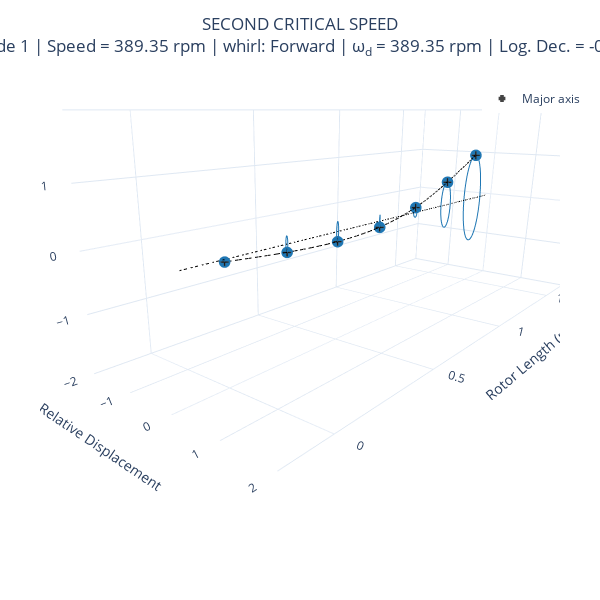

Notebook source saved alongside this figure:
### Code cell
modal = rotor.run_modal(speed=Q_(389.35, "RPM"))
fig = modal.plot_mode_3d(1, frequency_units="rpm", width=600, height=600)
fig.layout.title.text = "SECOND CRITICAL SPEED" + fig.layout.title.text
fig

### Figure 1 — Plotly figure (JSON) as saved in the notebook; plotly's stock layout.template omitted (floating-point values rounded to 4 significant figures; data arrays with more than 128 entries replaced by an {"elided": "..."} marker saying what was removed)
{"data": [{"hovertemplate": "Nodal Position: %{x:.2f}<br>X - Displacement: %{y:.2f}<br>Y - Displacement: %{z:.2f}", "line": {"color": "#1f77b4"}, "mode": "lines", "name": "node 0", "showlegend": false, "type": "scatter3d", "x": {"elided": "350 int values"}, "y": {"elided": "350 float values"}, "z": {"elided": "350 float values"}}, {"hovertemplate": "Nodal Position: %{x:.2f}<br>X - Displacement: %{y:.2f}<br>Y - Displacement: %{z:.2f}", "marker": {"color": "#1f77b4"}, "mode": "markers", "name": "node 0", "showlegend": false, "type": "scatter3d", "x": [0], "y": [-6.919e-14], "z": [-0.03444]}, {"customdata": [[0.03444, 4.712]], "hovertemplate": "Nodal Position: %{x:.2f}<br>Major axis: %{customdata[0]:.2f}<br>Angle: %{customdata[1]:.2f}", "legendgroup": "major_axis", "marker": {"color": "black", "line": {"width": 2}, "size": 4, "symbol": "cross"}, "mode": "markers", "name": "Major axis", "showlegend": true, "type": "scatter3d", "x": [0], "y": [-6.919e-14], "z": [-0.03444]}, {"hovertemplate": "Nodal Position: %{x:.2f}<br>X - Displacement: %{y:.2f}<br>Y - Displacement: %{z:.2f}", "line": {"color": "#1f77b4"}, "mode": "lines", "name": "node 1", "showlegend": false, "type": "scatter3d", "x": {"elided": "350 float values"}, "y": {"elided": "350 float values"}, "z": {"elided": "350 float values"}}, {"hovertemplate": "Nodal Position: %{x:.2f}<br>X - Displacement: %{y:.2f}<br>Y - Displacement: %{z:.2f}", "marker": {"color": "#1f77b4"}, "mode": "markers", "name": "node 1", "showlegend": false, "type": "scatter3d", "x": [0.25], "y": [-7.944e-14], "z": [-0.1321]}, {"customdata": [[0.1321, 4.712]], "hovertemplate": "Nodal Position: %{x:.2f}<br>Major axis: %{customdata[0]:.2f}<br>Angle: %{customdata[1]:.2f}", "legendgroup": "major_axis", "marker": {"color": "black", "line": {"width": 2}, "size": 4, "symbol": "cross"}, "mode": "markers", "name": "Major axis", "showlegend": false, "type": "scatter3d", "x": [0.25], "y": [-7.944e-14], "z": [-0.1321]}, {"hovertemplate": "Nodal Position: %{x:.2f}<br>X - Displacement: %{y:.2f}<br>Y - Displacement: %{z:.2f}", "line": {"color": "#1f77b4"}, "mode": "lines", "name": "node 2", "showlegend": false, "type": "scatter3d", "x": {"elided": "350 float values"}, "y": {"elided": "350 float values"}, "z": {"elided": "350 float values"}}, {"hovertemplate": "Nodal Position: %{x:.2f}<br>X - Displacement: %{y:.2f}<br>Y - Displacement: %{z:.2f}", "marker": {"color": "#1f77b4"}, "mode": "markers", "name": "node 2", "showlegend": false, "type": "scatter3d", "x": [0.5], "y": [-8.722e-14], "z": [-0.1767]}, {"customdata": [[0.1767, 4.712]], "hovertemplate": "Nodal Position: %{x:.2f}<br>Major axis: %{customdata[0]:.2f}<br>Angle: %{customdata[1]:.2f}", "legendgroup": "major_axis", "marker": {"color": "black", "line": {"width": 2}, "size": 4, "symbol": "cross"}, "mode": "markers", "name": "Major axis", "showlegend": false, "type": "scatter3d", "x": [0.5], "y": [-8.722e-14], "z": [-0.1767]}, {"hovertemplate": "Nodal Position: %{x:.2f}<br>X - Displacement: %{y:.2f}<br>Y - Displacement: %{z:.2f}", "line": {"color": "#1f77b4"}, "mode": "lines", "name": "node 3", "showlegend": false, "type": "scatter3d", "x": {"elided": "350 float values"}, "y": {"elided": "350 float values"}, "z": {"elided": "350 float values"}}, {"hovertemplate": "Nodal Position: %{x:.2f}<br>X - Displacement: %{y:.2f}<br>Y - Displacement: %{z:.2f}", "marker": {"color": "#1f77b4"}, "mode": "markers", "name": "node 3", "showlegend": false, "type": "scatter3d", "x": [0.75], "y": [-6.822e-14], "z": [-0.1163]}, {"customdata": [[0.1163, 4.712]], "hovertemplate": "Nodal Position: %{x:.2f}<br>Major axis: %{customdata[0]:.2f}<br>Angle: %{customdata[1]:.2f}", "legendgroup": "major_axis", "marker": {"color": "black", "line": {"width": 2}, "size": 4, "symbol": "cross"}, "mode": "markers", "name": "Major axis", "showlegend": false, "type": "scatter3d", "x": [0.75], "y": [-6.822e-14], "z": [-0.1163]}, {"hovertemplate": "Nodal Position: %{x:.2f}<br>X - Displacement: %{y:.2f}<br>Y - Displacement: %{z:.2f}", "line": {"color": "#1f77b4"}, "mode": "lines", "name": "node 4", "showlegend": false, "type": "scatter3d", "x": {"elided": "350 int values"}, "y": {"elided": "350 float values"}, "z": {"elided": "350 float values"}}, {"hovertemplate": "Nodal Position: %{x:.2f}<br>X - Displacement: %{y:.2f}<br>Y - Displacement: %{z:.2f}", "marker": {"color": "#1f77b4"}, "mode": "markers", "name": "node 4", "showlegend": false, "type": "scatter3d", "x": [1], "y": [-4.23e-14], "z": [0.1004]}, {"customdata": [[0.1004, 1.571]], "hovertemplate": "Nodal Position: %{x:.2f}<br>Major axis: %{customdata[0]:.2f}<br>Angle: %{customdata[1]:.2f}", "legendgroup": "major_axis", "marker": {"color": "black", "line": {"width": 2}, "size": 4, "symbol": "cross"}, "mode": "markers", "name": "Major axis", "showlegend": false, "type": "scatter3d", "x": [1], "y": [-4.23e-14], "z": [0.1004]}, {"hovertemplate": "Nodal Position: %{x:.2f}<br>X - Displacement: %{y:.2f}<br>Y - Displacement: %{z:.2f}", "line": {"color": "#1f77b4"}, "mode": "lines", "name": "node 5", "showlegend": false, "type": "scatter3d", "x": {"elided": "350 float values"}, "y": {"elided": "350 float values"}, "z": {"elided": "350 float values"}}, {"hovertemplate": "Nodal Position: %{x:.2f}<br>X - Displacement: %{y:.2f}<br>Y - Displacement: %{z:.2f}", "marker": {"color": "#1f77b4"}, "mode": "markers", "name": "node 5", "showlegend": false, "type": "scatter3d", "x": [1.25], "y": [9.681e-15], "z": [0.4986]}, {"customdata": [[0.4986, 1.571]], "hovertemplate": "Nodal Position: %{x:.2f}<br>Major axis: %{customdata[0]:.2f}<br>Angle: %{customdata[1]:.2f}", "legendgroup": "major_axis", "marker": {"color": "black", "line": {"width": 2}, "size": 4, "symbol": "cross"}, "mode": "markers", "name": "Major axis", "showlegend": false, "type": "scatter3d", "x": [1.25], "y": [9.681e-15], "z": [0.4986]}, {"hovertemplate": "Nodal Position: %{x:.2f}<br>X - Displacement: %{y:.2f}<br>Y - Displacement: %{z:.2f}", "line": {"color": "#1f77b4"}, "mode": "lines", "name": "node 6", "showlegend": false, "type": "scatter3d", "x": {"elided": "350 float values"}, "y": {"elided": "350 float values"}, "z": {"elided": "350 float values"}}, {"hovertemplate": "Nodal Position: %{x:.2f}<br>X - Displacement: %{y:.2f}<br>Y - Displacement: %{z:.2f}", "marker": {"color": "#1f77b4"}, "mode": "markers", "name": "node 6", "showlegend": false, "type": "scatter3d", "x": [1.5], "y": [5.328e-14], "z": [1]}, {"customdata": [[1, 1.571]], "hovertemplate": "Nodal Position: %{x:.2f}<br>Major axis: %{customdata[0]:.2f}<br>Angle: %{customdata[1]:.2f}", "legendgroup": "major_axis", "marker": {"color": "black", "line": {"width": 2}, "size": 4, "symbol": "cross"}, "mode": "markers", "name": "Major axis", "showlegend": false, "type": "scatter3d", "x": [1.5], "y": [5.328e-14], "z": [1]}, {"line": {"color": "black", "dash": "dash"}, "mode": "lines", "name": "mode shape", "showlegend": false, "type": "scatter3d", "x": [0, 0.0625, 0.125, 0.1875, 0.25, 0.25, 0.3125, 0.375, 0.4375, 0.5, 0.5, 0.5625, 0.625, 0.6875, 0.75, 0.75, 0.8125, 0.875, 0.9375, 1, 1, 1.062, 1.125, 1.188, 1.25, 1.25, 1.312, 1.375, 1.438, 1.5], "y": [-6.919e-14, -7.254e-14, -7.438e-14, -7.619e-14, -7.944e-14, -7.944e-14, -8.266e-14, -8.423e-14, -8.535e-14, -8.722e-14, -8.722e-14, -8.597e-14, -7.965e-14, -7.238e-14, -6.822e-14, -6.822e-14, -6.452e-14, -5.742e-14, -4.923e-14, -4.23e-14, -4.23e-14, -3.299e-14, -1.867e-14, -3.178e-15, 9.681e-15, 9.681e-15, 2.029e-14, 3.133e-14, 4.245e-14, 5.328e-14], "z": [-0.03444, -0.06091, -0.08657, -0.1106, -0.1321, -0.1321, -0.1502, -0.1643, -0.1734, -0.1767, -0.1767, -0.1735, -0.1629, -0.1441, -0.1163, -0.1163, -0.07875, -0.03065, 0.02881, 0.1004, 0.1004, 0.1846, 0.2802, 0.3854, 0.4986, 0.4986, 0.6182, 0.7428, 0.8706, 1]}, {"hoverinfo": "none", "line": {"color": "black", "dash": "dashdot"}, "mode": "lines", "showlegend": false, "type": "scatter3d", "x": [-0.15, -0.08793, -0.02586, 0.03621, 0.09828, 0.1603, 0.2224, 0.2845, 0.3466, 0.4086, 0.4707, 0.5328, 0.5948, 0.6569, 0.719, 0.781, 0.8431, 0.9052, 0.9672, 1.029, 1.091, 1.153, 1.216, 1.278, 1.34, 1.402, 1.464, 1.526, 1.588, 1.65], "y": [0, 0, 0, 0, 0, 0, 0, 0, 0, 0, 0, 0, 0, 0, 0, 0, 0, 0, 0, 0, 0, 0, 0, 0, 0, 0, 0, 0, 0, 0], "z": [0, 0, 0, 0, 0, 0, 0, 0, 0, 0, 0, 0, 0, 0, 0, 0, 0, 0, 0, 0, 0, 0, 0, 0, 0, 0, 0, 0, 0, 0]}, {"hoverinfo": "none", "legendgroup": "major_axis", "line": {"color": "black", "dash": "dashdot"}, "mode": "lines", "showlegend": false, "type": "scatter3d", "x": [0, 0.0625, 0.125, 0.1875, 0.25, 0.25, 0.3125, 0.375, 0.4375, 0.5, 0.5, 0.5625, 0.625, 0.6875, 0.75, 0.75, 0.8125, 0.875, 0.9375, 1, 1, 1.062, 1.125, 1.188, 1.25, 1.25, 1.312, 1.375, 1.438, 1.5], "y": [-6.919e-14, -7.254e-14, -7.438e-14, -7.619e-14, -7.944e-14, -7.944e-14, -8.266e-14, -8.423e-14, -8.535e-14, -8.722e-14, -8.722e-14, -8.597e-14, -7.965e-14, -7.238e-14, -6.822e-14, -6.822e-14, -6.452e-14, -5.742e-14, -4.923e-14, -4.23e-14, -4.23e-14, -3.299e-14, -1.867e-14, -3.178e-15, 9.681e-15, 9.681e-15, 2.029e-14, 3.133e-14, 4.245e-14, 5.328e-14], "z": [-0.03444, -0.06091, -0.08657, -0.1106, -0.1321, -0.1321, -0.1502, -0.1643, -0.1734, -0.1767, -0.1767, -0.1735, -0.1629, -0.1441, -0.1163, -0.1163, -0.07875, -0.03065, 0.02881, 0.1004, 0.1004, 0.1846, 0.2802, 0.3854, 0.4986, 0.4986, 0.6182, 0.7428, 0.8706, 1]}], "layout": {"height": 600, "legend": {"x": 0.85, "y": 0.95}, "margin": {"b": 60, "l": 40, "r": 40, "t": 60}, "scene": {"aspectmode": "manual", "aspectratio": {"x": 2.5, "y": 1, "z": 1}, "camera": {"center": {"x": 1.15, "y": 0.5, "z": 0}, "eye": {"x": 2.3, "y": 1.5, "z": 0.5}, "up": {"x": 0, "y": 0, "z": 1}}, "xaxis": {"autorange": "reversed", "nticks": 5, "title": {"text": "Rotor Length (m)"}}, "yaxis": {"nticks": 5, "range": [-2, 2], "title": {"text": "Relative Displacement"}}, "zaxis": {"nticks": 5, "range": [-2, 2], "title": {"text": "Relative Displacement"}}}, "title": {"text": "SECOND CRITICAL SPEED<br>Mode 1 | Speed = 389.35 rpm | whirl: Forward | ω<sub>d</sub> = 389.35 rpm | Log. Dec. = -0.00", "x": 0.5, "xanchor": "center"}, "width": 600}}
